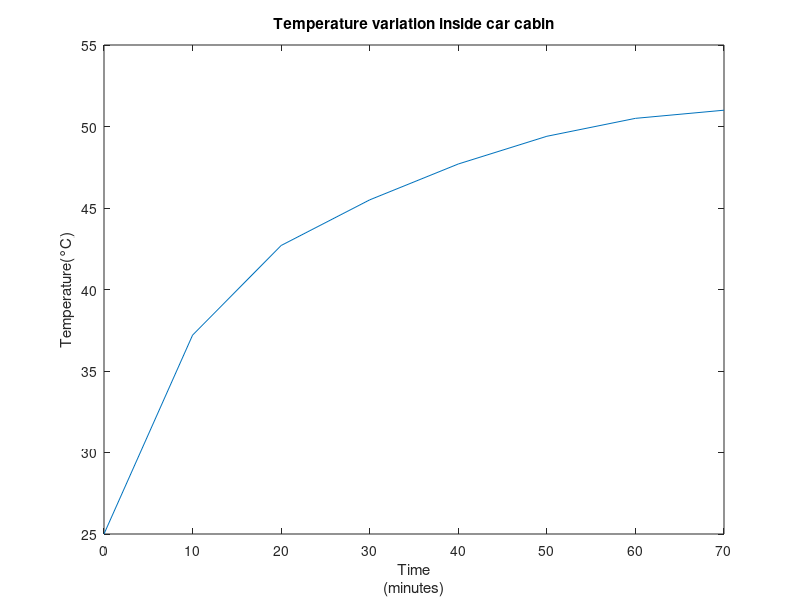

Here is the MATLAB script that generated this plot:
a=[0,10,20,30,40,50,60,70];
b=[25,37.2,42.7,45.5,47.7,49.4,50.5,51];

plot(a,b)
xlabel({'Time','(minutes)'})
ylabel('Temperature(°C)')
title('Temperature variation inside car cabin')
